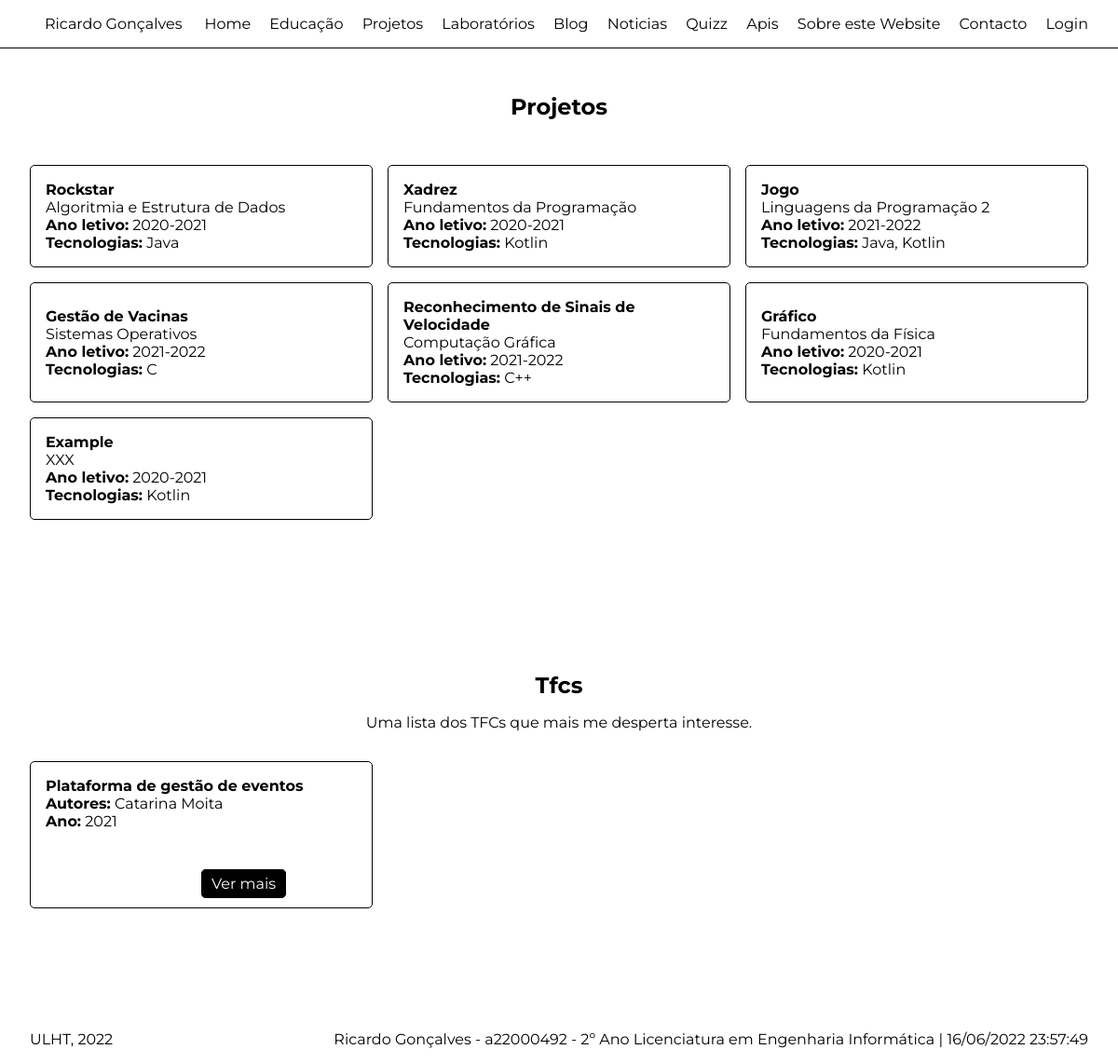
Page /projetos on the committed database.
### portfolio/models.py (models this page shows, shortened)
class Projeto(models.Model):
  nome = models.CharField(max_length=100)
  disciplina = models.CharField(max_length=100, blank=True)
  ano_letivo = models.CharField(max_length=100, blank=True)
  tecnologias = models.CharField(max_length=100, blank=True)

class Tfc(models.Model):
  autores = models.CharField(max_length=500)
  ano = models.IntegerField()
  titulo = models.CharField(max_length=100)
  resumo = models.TextField()
  imagem = models.ImageField(upload_to=posts_resolution_path, blank=True)
  relatorio = models.CharField(max_length=100, blank=True)
  github = models.CharField(max_length=100, blank=True)
  video = models.CharField(max_length=100, blank=True)

### portfolio/views.py (the view)
# urls.py: path('projetos', views.projetos_page_view, name='projetos'),
def projetos_page_view(request):
  context = {
    'projetos': Projeto.objects.all(),
    'tfcs': Tfc.objects.all()
  }
  return render(request, 'portfolio/projetos.html', context)

### portfolio/templates/portfolio/projetos.html (shortened to what this page needs)
{% extends 'portfolio/layout.html' %}
{% block main %}
  <section>
    <div class="container content content-center">
      <h1>Projetos</h1>
      <div class="projetos">
        {% for projeto in projetos %}
          <div class="tfc">
            <h4>{{ projeto.nome }}</h4>
            <p>{{ projeto.disciplina }}</p>
            <p><strong>Ano letivo:</strong> {{ projeto.ano_letivo }}</p>
            <p><strong>Tecnologias:</strong> {{ projeto.tecnologias }}</p>
          </div>
        {% endfor %}
      </div>
    </div>
  </section>
  <section>
    <div class="container content content-center">
      <h1>Tfcs</h1>
      <p>Uma lista dos TFCs que mais me desperta interesse.</p>
      <div class="projetos">
        {% for tfc in tfcs %}
          <div class="tfc">
            <h4>{{ tfc.titulo }}</h4>
            <p><strong>Autores:</strong> {{ tfc.autores }}</p>
            <p><strong>Ano:</strong> {{ tfc.ano }}</p>
            <div class="aditional-info">
              <div>
              </div>
              <div>
                <a href="{% url 'portfolio:tfc_detail' tfc.id %}" class="btn-primary">Ver mais</a>
              </div>
            </div>
          </div>
        {% endfor %}
      </div>
    </div>
  </section>
{% endblock %}

### portfolio/static/portfolio/css/estilos.css (style rules this page uses)
* { padding: 0; margin: 0; box-sizing: border-box; font-family: 'Montserrat', sans-serif; }
.container { max-width: 1350px; margin: 0 auto; padding: 1rem 2rem; }
h1 { padding: 1rem 0; }
.content { display: flex; align-items: center; min-height: 500px; }
.content.content-center { padding: 2rem; justify-content: center; flex-direction: column; }
.projetos, .posts { display: grid; width: 100%; grid-template-columns: 1fr 1fr 1fr; gap: 1rem; margin-top: 2rem; }
.post .aditional-info, .tfc .aditional-info { display: flex; width: 100%; padding-top: 3rem; }
.post .aditional-info > div, .tfc .aditional-info > div { flex: 1; }
a { text-decoration: none; }
.projetos > div, .posts > div { display: flex; padding: 1rem; justify-content: center; flex-direction: column; border-radius: 5px; border: 1px solid black; }
.btn-primary { padding: 5px 10px; appearance: none; color: white; background: black; border: 1px solid black; border-radius: 5px; cursor: pointer; transition: all 200ms; }

### rows in the picture
Projeto: nome "Rockstar", disciplina "Algoritmia e Estrutura de Dados", ano_letivo "2020-2021", tecnologias "Java"
Projeto: nome "Xadrez", disciplina "Fundamentos da Programação", ano_letivo "2020-2021", tecnologias "Kotlin"
Projeto: nome "Jogo", disciplina "Linguagens da Programação 2", ano_letivo "2021-2022", tecnologias "Java, Kotlin"
Projeto: nome "Gestão de Vacinas", disciplina "Sistemas Operativos", ano_letivo "2021-2022", tecnologias "C"
Projeto: nome "Reconhecimento de Sinais de Velocidade", disciplina "Computação Gráfica", ano_letivo "2021-2022", tecnologias "C++"
Projeto: nome "Gráfico", disciplina "Fundamentos da Física", ano_letivo "2020-2021", tecnologias "Kotlin"
Projeto: nome "Example", disciplina "XXX", ano_letivo "2020-2021", tecnologias "Kotlin"
Tfc: titulo "Plataforma de gestão de eventos", autores "Catarina Moita", ano "2021"
